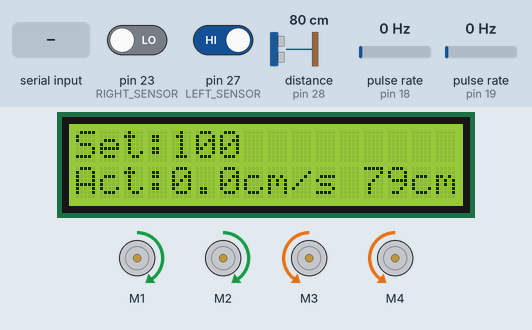
A sketch run on a simulated Arduino Mega 2560, built with avr-gcc and run on an emulated ATmega2560. Parts: 16×2 character LCD, 4 × DC motor (green arrow = forward, orange = backward, longer = faster). Wiring (inferred from the names in the program): ultrasonic range finder: trigger pin 29; echo pin 28; 2 × pulse sensor: data pin 18 / data pin 19. Inputs (shaded band) come from the test bench; at power-on: distance to the obstacle (sensor on pin 28) 80 cm, pin 27 (LEFT_SENSOR) HIGH, pulse rate (sensors on pin 18, pin 19) 0 Hz, pin 23 (RIGHT_SENSOR) LOW. The echo pulse lasts 58.3 µs per cm; what the sketch prints to the serial monitor is not drawn.

Above: at 1.6 s.
1.7 s: distance to the obstacle (sensor on pin 28) set to 4 cm
At 3.1 s:
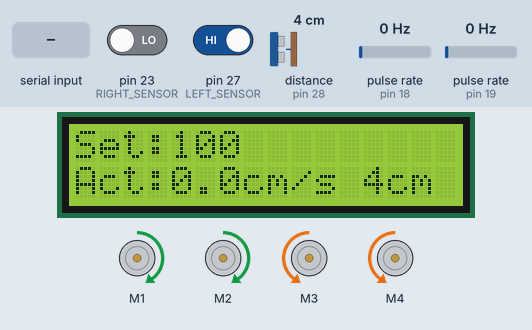
3.5 s: distance to the obstacle (sensor on pin 28) set to 2 cm
At 5.2 s:
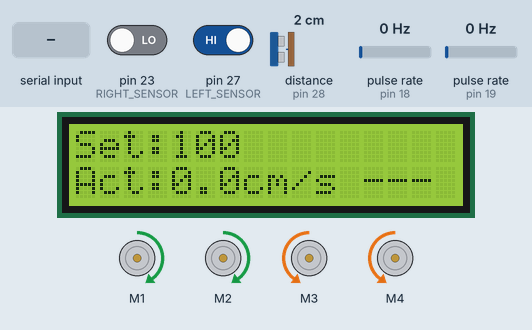
5.5 s: "S90\n" received over the second serial link
At 6.3 s:
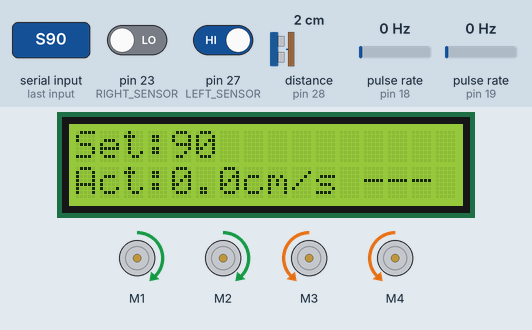
7.0 s: pin 27 (LEFT_SENSOR) driven LOW
At 7.3 s:
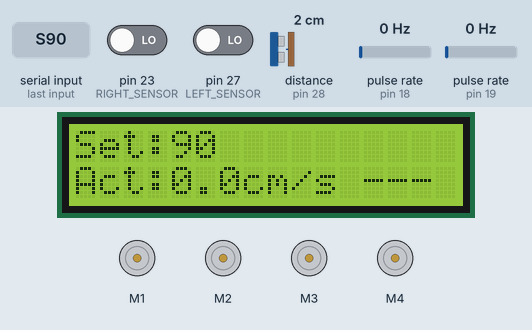
8.5 s: pulse rate (sensor on pin 18) set to 100 Hz
At 11.4 s:
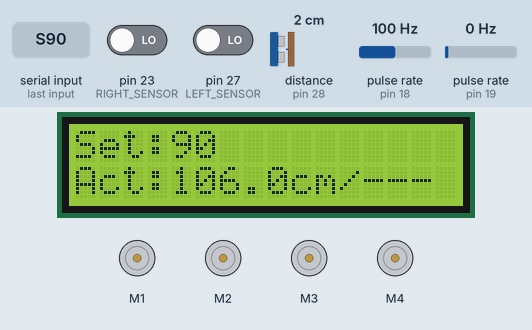
11.5 s: distance to the obstacle (sensor on pin 28) set to 60 cm
At 13.2 s:
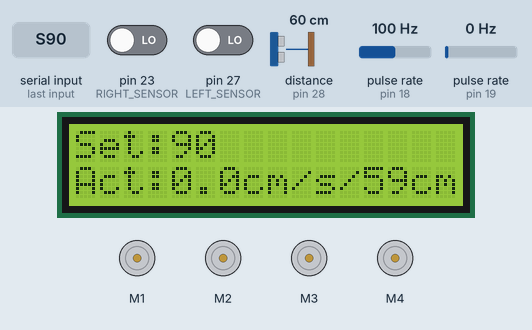
Timing chart, 0 to 14.7 s (numbered marks = the images above; inputs shaded):
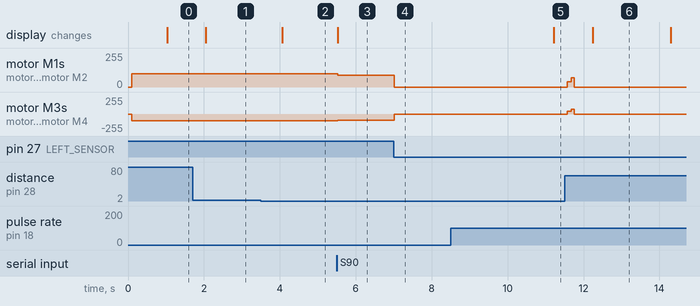

The sketch:

firstcar.ino
```cpp
#include <Wire.h>
#include <LiquidCrystal_I2C.h>
#include "AFMotor.h"

// ========== HARDWARE DEFINITIONS ==========
LiquidCrystal_I2C lcd(0x27, 16, 2);
AF_DCMotor frontLeftMotor(1);
AF_DCMotor backLeftMotor(2);
AF_DCMotor frontRightMotor(3);
AF_DCMotor backRightMotor(4);
#define bluetooth Serial2 // Using Serial2 (pins 17 RX, 16 TX on Mega)
#define wifi Serial3 // Using Serial3 (pins 15 RX, 14 TX on Mega)

// ========== PIN DEFINITIONS ==========
#define ENCODER_BL 18
#define ENCODER_BR 19
#define LEFT_SENSOR 27
#define RIGHT_SENSOR 23
#define TRIG_PIN 29
#define ECHO_PIN 28

// ========== GLOBAL VARIABLES ==========
volatile int countBL = 0;
volatile int countBR = 0;
const float WHEEL_DIAMETER = 6.5;
int defaultSpeed = 100;
unsigned long prevTime = 0;
unsigned long prevTime2 = 0;
const int SLOTS_PER_REV = 20;
float actualSpeed;
String data = "Testing";
float speedBL = 0, speedBR = 0;
float errorspeed;
unsigned long lastPidTime = 0;
#define SAMPLE_INTERVAL_MS 100  // PID update interval in ms
#define WHEEL_DIAMETER_CM 6.5   // wheel diameter in cm
#define WHEEL_CIRCUM_CM (WHEEL_DIAMETER_CM * 3.14159)

volatile unsigned int pulsesLeft = 0;
volatile unsigned int pulsesRight = 0;

float setSpeedCmS = defaultSpeed;  // desired vehicle speed in cm/s


// --- Configuration -----------------------------------
const int BUFFER_SIZE = 10;    // number of samples for rolling average

// --- Rolling Average -----------------------------------------
float distanceBuffer[BUFFER_SIZE];  // circular buffer of last readings
int samplesCollected = 0;           // how many samples we’ve actually filled

// Moving Average Filter (for Stability)
#define FILTER_SIZE 5
float speedBLBuffer[FILTER_SIZE] = { 0 };
float speedBRBuffer[FILTER_SIZE] = { 0 };

float kp = 50.0;
const float ki = 10;  // Integral Gain
const float kd = 5;

int filterIndex = 0;

// PID Constants
float error = 0;

// function prototypes
float GetAvrgdistance();
float distance_glb;

void setup()
{
    Serial.begin(9600);
    wifi.begin(115200);
    bluetooth.begin(9600); // Match with HC-05

    // Sensor Setup
    pinMode(LEFT_SENSOR, INPUT);
    pinMode(RIGHT_SENSOR, INPUT);
    pinMode(TRIG_PIN, OUTPUT);
    pinMode(ECHO_PIN, INPUT);

    // Encoder Interrupts
    pinMode(ENCODER_BL, INPUT_PULLUP);
    pinMode(ENCODER_BR, INPUT_PULLUP);
    attachInterrupt(digitalPinToInterrupt(ENCODER_BL), countEncoderBL, RISING);
    attachInterrupt(digitalPinToInterrupt(ENCODER_BR), countEncoderBR, RISING);

    // LCD Setup
    lcd.init();
    lcd.backlight();
    lcd.setCursor(0, 0);
    lcd.print("Set:");
    lcd.print(defaultSpeed);
    lcd.setCursor(0, 1);
    lcd.print("Act:0.0cm/s D:---");

    // Serial.println("System Ready");
    bluetooth.println("Bluetooth Ready");

  // initialize buffer to zero
  for (int i = 0; i < BUFFER_SIZE; i++) {
    distanceBuffer[i] = 0.0;
  }
}

unsigned long Previous_millis = 0;
unsigned long interval = 2000; // 1 second interval

void loop()
{
    handleBluetooth();
    updateSensorsAndControl();
    updateDisplay();
    // Capture values only once
    float distance = getDistance();

    actualSpeed = calculateSpeed(); // Fresh value from encoders

    // Send formatted values to ESP
    String combined = "speed:" + String(actualSpeed, 2) + ",distance:" + String(distance, 1);
    wifi.println(combined);
    // delay(20);

    // Also print to local Serial Monitor
    // Serial.println("Sending to ESP:");
    // Serial.println(combined);
    // Serial.println(distanceMsg);

    //   delay(2000); // Wait before next transmission

    unsigned long current_millis = millis();
    if (current_millis - Previous_millis >= interval)
    {
        Previous_millis = current_millis;

        // Receive from ESP if available
        if (wifi.available())
        {
            String received = wifi.readStringUntil('\n');
            // Serial.println("Received from ESP: " + received);
        }

        // Serial.println(F("\n\n seconds passed"));
        // Add any periodic tasks here
    }
    // Serial.println("");
}

// ========== NON-BLOCKING BLUETOOTH HANDLING ==========
void handleBluetooth()
{
    static String command = "";

    while (bluetooth.available())
    {
        char c = bluetooth.read();

        if (c == '\n')
        {
            command.trim();
            processBluetoothCommand(command);
            command = "";
        }
        else
        {
            command += c;
        }
    }
}

void processBluetoothCommand(String cmd)
{
    // Serial.println("BT Received: " + cmd);

    if (cmd.startsWith("S") && cmd.length() > 1)
    {
        int newSpeed = cmd.substring(1).toInt();
        if (newSpeed >= 0 && newSpeed <= 255)
        {
            defaultSpeed = newSpeed;

            lcd.setCursor(4, 0);
            lcd.print("    ");
            lcd.setCursor(4, 0);
            lcd.print(defaultSpeed);

            bluetooth.print("Speed Set:");
            bluetooth.println(defaultSpeed);
        }
        else
        {
            bluetooth.println("Error: Speed 0-255");
        }
    }
}

// ========== SENSOR & MOTOR CONTROL ==========
void updateSensorsAndControl()
{
    // float distance = getDistance();
    distance_glb = GetAvrgdistance();
    bool left = digitalRead(LEFT_SENSOR);
    bool right = digitalRead(RIGHT_SENSOR);

    if (!left && !right)
    {
        // moveForward(distance);
        moveForward(distance_glb);
        // adjustSpeed();
    }
    else if (!left && right)
    {
        turnLeft(defaultSpeed);
    }
    else if (left && !right)
    {
        turnRight(defaultSpeed);
    }
    else
    {
        stopMotors();
    }

    // PID error monitoring (optional)
    error = countBL - countBR;
    // Serial.print("Encoder Counts - BL: ");
    // Serial.print(countBL);
    // Serial.print(" BR: ");
    // Serial.print(countBR);
}

// ========== DISPLAY UPDATE ==========
void updateDisplay()
{
    if (millis() - prevTime >= 1000)
    {
        prevTime = millis();
        actualSpeed = calculateSpeed();

        lcd.setCursor(4, 1);
        lcd.print("    ");
        lcd.setCursor(4, 1);
        lcd.print(actualSpeed, 1);
        lcd.print("cm/s");

        float distance = distance_glb ;
        //  float distance = getDistance();
        lcd.setCursor(12, 1);
        if (distance < 0 || distance > 400)
        {
            lcd.print("---");
        }
        else
        {
            lcd.print(distance, 0);
            lcd.print("cm ");
        }

        // Serial.print("Actual Speed: ");
        // Serial.print(actualSpeed);
        // Serial.println(" m/s");
    }
}


// ========== MOTOR FUNCTIONS ==========
void moveForward(float distance)
{
    actualSpeed  = calculateSpeed();
  float error = (defaultSpeed / 255.0) - actualSpeed;
  int correction = error * 50;  // Proportional Gain (Tune this value)
  int correctedSpeed = constrain(defaultSpeed + correction, 0, 255);
  errorspeed = 10 * correctedSpeed / kd;

    int speed = defaultSpeed;
  // if (distance > 2 && distance <= 10) speed = 0;
  if (distance <= 10) speed = 0;

  // when more thn 10
  else if (distance > 11 && distance <= 25) speed = 40;
  else if (distance > 26 && distance <= 40) speed = 70;
  else speed = correctedSpeed; // distance >= 40
//   setMotorSpeed(correctedSpeed, correctedSpeed, correctedSpeed, correctedSpeed);
    setMotorSpeed(speed, speed, speed, speed);
    Serial.print("Wheel Speed: ");
    Serial.println(speed);
    // setMotorSpeed(90, 90, 90, 90);
}

void turnLeft(int speed)
{
    setMotorSpeed(-speed, -speed, speed, speed);
}

void turnRight(int speed)
{
    setMotorSpeed(speed, speed, -speed, -speed);
}

void stopMotors()
{
    setMotorSpeed(0, 0, 0, 0);
}

void setMotorSpeed(int fl, int bl, int fr, int br)
{
    frontLeftMotor.setSpeed(abs(fl));
    backLeftMotor.setSpeed(abs(bl));
    frontRightMotor.setSpeed(abs(fr));
    backRightMotor.setSpeed(abs(br));

    frontLeftMotor.run(fl >= 0 ? FORWARD : BACKWARD);
    backLeftMotor.run(bl >= 0 ? FORWARD : BACKWARD);
    frontRightMotor.run(fr >= 0 ? FORWARD : BACKWARD);
    backRightMotor.run(br >= 0 ? FORWARD : BACKWARD);
}

// ========== ENCODER FUNCTIONS ==========
void countEncoderBL()
{
    countBL++;
    pulsesLeft++;
}

void countEncoderBR()
{
    countBR++;
    pulsesRight++;
}

float calculateSpeed()
{
  unsigned long now = millis();
  unsigned long dt = now - lastPidTime;

  if (dt >= SAMPLE_INTERVAL_MS) {
    noInterrupts();
    unsigned int cntL = pulsesLeft;
    unsigned int cntR = pulsesRight;
    pulsesLeft = 0;
    pulsesRight = 0;
    interrupts();

    // calculate wheel speed
    float secs = dt / 1000.0;
    float speedLeft = (cntL / (float)SLOTS_PER_REV) * WHEEL_CIRCUM_CM / secs;
    float speedRight = (cntR / (float)SLOTS_PER_REV) * WHEEL_CIRCUM_CM / secs;
    actualSpeed = (speedLeft + speedRight);


    // debug output
    // Serial.print("Set(cm/s): ");
    // Serial.print(setSpeedCmS);
    // Serial.print(" | Actual(cm/s): ");
    // Serial.print(actualSpeed, 1);
    // Serial.print(" | PWM: ");
    // Serial.print(lastPwm);

    lastPidTime = now;


    speedBLBuffer[filterIndex] = speedLeft;
    speedBRBuffer[filterIndex] = speedRight;
    filterIndex = (filterIndex + 1) % FILTER_SIZE;

    speedBL = computeAverage(speedBLBuffer);
    speedBR = computeAverage(speedBRBuffer);

    // int realSpeed = (speedBL + speedBR) / 2.0;
    // Serial.print("\n\n realSpeed");
    // Serial.print(realSpeed);
    return actualSpeed;
    }
}


// void adjustSpeed() {
//   float error = (defaultSpeed / 255.0) * 2.0 - actualSpeed;
//   int correction = error * 50;  // Proportional Gain (Tune this value)
//   int correctedSpeed = constrain(defaultSpeed + correction, 0, 255);
//   errorspeed = 10 * correctedSpeed / kd;
//   setMotorSpeed(correctedSpeed, correctedSpeed, correctedSpeed, correctedSpeed);
// }

float computeAverage(float buffer[]) {
  float sum = 0;
  for (int i = 0; i < FILTER_SIZE; i++) {
    sum += buffer[i];
  }
  return sum / FILTER_SIZE;
}

// ========== ULTRASONIC SENSOR ==========
float getDistance()
{
    digitalWrite(TRIG_PIN, LOW);
    delayMicroseconds(2);
    digitalWrite(TRIG_PIN, HIGH);
    delayMicroseconds(10);
    digitalWrite(TRIG_PIN, LOW);
    long duration = pulseIn(ECHO_PIN, HIGH, 30000);
    float distance = duration * 0.034 / 2;
    return (distance < 2.0 || distance > 400) ? -1 : distance;
}


float GetAvrgdistance(){
  float newDistance = getDistance();

  // 2. Shift buffer right, dropping the oldest value at the end
  for (int i = BUFFER_SIZE - 1; i > 0; i--) {
    distanceBuffer[i] = distanceBuffer[i - 1];
  }
  // 3. Insert newest reading at buffer[0]
  distanceBuffer[0] = newDistance;

  // 4. Track how many real samples we have (up to BUFFER_SIZE)
  if (samplesCollected < BUFFER_SIZE) {
    samplesCollected++;
  }

  // 5. Compute average of the values we have
  float sum = 0;
  for (int i = 0; i < samplesCollected; i++) {
    sum += distanceBuffer[i];
  }
  float averageDistance = sum / samplesCollected;

  // 6. Print the averaged distance
  Serial.print("averageDistance = ");
//   Serial.println(averageDistance, 2);  // 2 decimal places

  return averageDistance;
}
```

Measured:
- the behaviour switches between 3 and 2 cm on distance to the obstacle (sensor on pin 28) (found by bisection; images 1 and 2)
- after the input at 1.7 s, the display: changes after 0.35 s (image 1)
- after the input at 3.5 s, the display: changes after 0.57 s (image 2)
- after the input at 5.5 s, motor M1, motor M2: forward 100/255 → forward 90/255 at once; motor M3, motor M4: backward 100/255 → backward 90/255 at once; the display: changes at once (image 3)
- after the input at 7.0 s, motor M1, motor M2: forward 90/255 → stopped at once; motor M3, motor M4: backward 90/255 → stopped at once
- after the input at 8.5 s, the display: changes after 2.7 s (image 5)
- after the input at 11.5 s, motor M1–4: stopped → forward 40/255 after 0.07 s, → forward 70/255 0.11 s later, → stopped 0.07 s later; the display: changes after 0.75 s (image 6)
